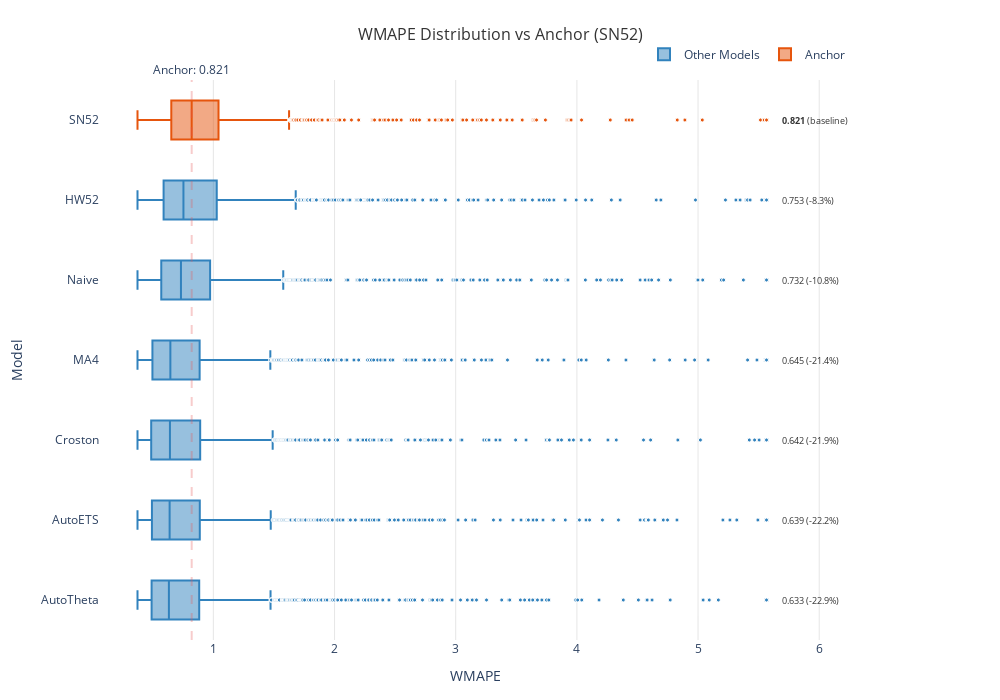

Here is the notebook cell this chart was saved with:
### Code cell
def boxplot_against_anchor(
    df,
    metric: str = "wmape",
    anchor_model: str = "SN52",
    clip_quantiles: Tuple[float, float] = (0.05, 0.95),
    show_points: bool = True,
    show_stats: bool = True,
    figsize: Tuple[int, int] = (900, 600),
    title: Optional[str] = None,
    color_scheme: str = "default",
):
    """
    Create enhanced boxplot comparing models against an anchor.

    Parameters:
    -----------
    df : pd.DataFrame
        DataFrame with columns: model, metric values
    metric : str
        Metric column name to plot
    anchor_model : str
        Model to highlight as anchor/baseline
    clip_quantiles : tuple
        (lower, upper) quantiles for outlier clipping
    show_points : bool
        Whether to overlay individual data points
    show_stats : bool
        Whether to show median values and deltas from anchor
    figsize : tuple
        (width, height) in pixels
    title : str, optional
        Custom title (auto-generated if None)
    color_scheme : str
        'default', 'viridis', or 'red_blue'
    """

    df = df.copy()

    # Create anchor flag
    df["is_anchor"] = df["model"] == anchor_model

    # Clip outliers
    if clip_quantiles:
        lower = df[metric].quantile(clip_quantiles[0])
        upper = df[metric].quantile(clip_quantiles[1])
        df[f"{metric}_clipped"] = df[metric].clip(lower=lower, upper=upper)
        plot_metric = f"{metric}_clipped"
    else:
        plot_metric = metric

    # Calculate statistics for sorting and annotations
    model_stats = df.groupby("model")[plot_metric].agg(["median", "mean", "count"]).reset_index()
    anchor_median = model_stats[model_stats["model"] == anchor_model]["median"].values[0]
    model_stats["delta_from_anchor"] = model_stats["median"] - anchor_median
    model_stats["delta_pct"] = model_stats["delta_from_anchor"] / anchor_median * 100

    # Sort models by median performance (anchor first)
    model_stats = model_stats.sort_values(["model"], key=lambda x: x != anchor_model).sort_values(
        "median"
    )
    model_order = model_stats["model"].tolist()
    df["model"] = pd.Categorical(df["model"], categories=model_order, ordered=True)
    df = df.sort_values("model")

    # Color schemes
    color_schemes = {
        "default": {False: "#4C78A8", True: "#E45756"},
        "viridis": {False: "#440154", True: "#FDE724"},
        "red_blue": {False: "#3182bd", True: "#e6550d"},
    }
    colors = color_schemes.get(color_scheme, color_schemes["default"])

    # Create figure
    fig = go.Figure()

    # Add box plots
    for is_anchor in [False, True]:
        mask = df["is_anchor"] == is_anchor
        if not mask.any():
            continue

        fig.add_trace(
            go.Box(
                y=df.loc[mask, "model"],
                x=df.loc[mask, plot_metric],
                name="Anchor" if is_anchor else "Other Models",
                marker_color=colors[is_anchor],
               # boxmean="sd",  # show mean and std
                orientation="h",
                showlegend=True,
                line=dict(width=2),
                marker=dict(size=4, line=dict(width=1, color="white")) if show_points else None,
                boxpoints="outliers" if show_points else False,
            )
        )

    # Add annotations for deltas
    if show_stats:
        annotations = []
        for _, row in model_stats.iterrows():
            if row["model"] == anchor_model:
                text = f"<b>{row['median']:.3f}</b> (baseline)"
            else:
                delta_sign = "+" if row["delta_from_anchor"] > 0 else ""
                text = f"{row['median']:.3f} ({delta_sign}{row['delta_pct']:.1f}%)"

            annotations.append(
                dict(
                    x=df[df["model"] == row["model"]][plot_metric].max() * 1.02,
                    y=row["model"],
                    text=text,
                    showarrow=False,
                    xanchor="left",
                    font=dict(size=9, color="#333333"),
                )
            )
        fig.update_layout(annotations=annotations)

    # Add vertical line at anchor median
    fig.add_vline(
        x=anchor_median,
        line_dash="dash",
        line_color="rgba(228, 87, 86, 0.3)",
        line_width=2,
        annotation_text=f"Anchor: {anchor_median:.3f}",
        annotation_position="top",
    )

    # Layout
    title_text = title or f"{metric.upper()} Distribution vs Anchor ({anchor_model})"
    fig.update_layout(
        title=dict(text=title_text, x=0.5, xanchor="center", font=dict(size=16, color="#333333")),
        xaxis_title=metric.upper(),
        yaxis_title="Model",
        width=figsize[0],
        height=figsize[1],
        hovermode="closest",
        plot_bgcolor="white",
        paper_bgcolor="white",
        legend=dict(orientation="h", yanchor="bottom", y=1.02, xanchor="right", x=1),
        margin=dict(l=100, r=150, t=80, b=60),
    )

    # Grid styling
    fig.update_xaxes(
        showgrid=True,
        gridwidth=1,
        gridcolor="rgba(128, 128, 128, 0.2)",
        zeroline=True,
        zerolinewidth=2,
        zerolinecolor="rgba(128, 128, 128, 0.3)",
    )
    fig.update_yaxes(showgrid=False)

    # Print summary statistics
    if show_stats:
        print(f"\n{'='*60}")
        print(f"SUMMARY: {metric.upper()} vs {anchor_model}")
        print(f"{'='*60}")
        print(f"{'Model':<15} {'Median':>10} {'Delta':>10} {'Delta %':>10} {'N':>8}")
        print(f"{'-'*60}")
        for _, row in model_stats.iterrows():
            delta_sign = "+" if row["delta_from_anchor"] > 0 else ""
            print(
                f"{row['model']:<15} {row['median']:>10.4f} "
                f"{delta_sign}{row['delta_from_anchor']:>9.4f} "
                f"{delta_sign}{row['delta_pct']:>9.1f}% {int(row['count']):>8}"
            )
        print(f"{'='*60}\n")

    return fig


# With more customization:
fig = boxplot_against_anchor(
    long_score_df,
    metric="wmape",
    anchor_model="SN52",
    clip_quantiles=(0.05, 0.95),  # Less aggressive clipping
    show_points=True,
    show_stats=True,
    color_scheme="red_blue",
    figsize=(1000, 700),
)
fig.show()

### Figure 1 — Plotly figure (JSON) as saved in the notebook; plotly's stock layout.template omitted (floating-point values rounded to 4 significant figures; data arrays with more than 128 entries replaced by an {"elided": "..."} marker saying what was removed)
{"data": [{"boxpoints": "outliers", "line": {"width": 2}, "marker": {"color": "#3182bd", "line": {"color": "white", "width": 1}, "size": 4}, "name": "Other Models", "orientation": "h", "showlegend": true, "type": "box", "x": {"elided": "18294 float values"}, "y": {"elided": "18294 str values"}}, {"boxpoints": "outliers", "line": {"width": 2}, "marker": {"color": "#e6550d", "line": {"color": "white", "width": 1}, "size": 4}, "name": "Anchor", "orientation": "h", "showlegend": true, "type": "box", "x": {"elided": "3049 float values"}, "y": {"elided": "3049 str values"}}], "layout": {"annotations": [{"font": {"color": "#333333", "size": 9}, "showarrow": false, "text": "0.633 (-22.9%)", "x": 5.676, "xanchor": "left", "y": "AutoTheta"}, {"font": {"color": "#333333", "size": 9}, "showarrow": false, "text": "0.639 (-22.2%)", "x": 5.676, "xanchor": "left", "y": "AutoETS"}, {"font": {"color": "#333333", "size": 9}, "showarrow": false, "text": "0.642 (-21.9%)", "x": 5.676, "xanchor": "left", "y": "Croston"}, {"font": {"color": "#333333", "size": 9}, "showarrow": false, "text": "0.645 (-21.4%)", "x": 5.676, "xanchor": "left", "y": "MA4"}, {"font": {"color": "#333333", "size": 9}, "showarrow": false, "text": "0.732 (-10.8%)", "x": 5.676, "xanchor": "left", "y": "Naive"}, {"font": {"color": "#333333", "size": 9}, "showarrow": false, "text": "0.753 (-8.3%)", "x": 5.676, "xanchor": "left", "y": "HW52"}, {"font": {"color": "#333333", "size": 9}, "showarrow": false, "text": "<b>0.821</b> (baseline)", "x": 5.676, "xanchor": "left", "y": "SN52"}, {"showarrow": false, "text": "Anchor: 0.821", "x": 0.821, "xanchor": "center", "xref": "x", "y": 1, "yanchor": "bottom", "yref": "y domain"}], "height": 700, "hovermode": "closest", "legend": {"orientation": "h", "x": 1, "xanchor": "right", "y": 1.02, "yanchor": "bottom"}, "margin": {"b": 60, "l": 100, "r": 150, "t": 80}, "paper_bgcolor": "white", "plot_bgcolor": "white", "shapes": [{"line": {"color": "rgba(228, 87, 86, 0.3)", "dash": "dash", "width": 2}, "type": "line", "x0": 0.821, "x1": 0.821, "xref": "x", "y0": 0, "y1": 1, "yref": "y domain"}], "title": {"font": {"color": "#333333", "size": 16}, "text": "WMAPE Distribution vs Anchor (SN52)", "x": 0.5, "xanchor": "center"}, "width": 1000, "xaxis": {"gridcolor": "rgba(128, 128, 128, 0.2)", "gridwidth": 1, "showgrid": true, "title": {"text": "WMAPE"}, "zeroline": true, "zerolinecolor": "rgba(128, 128, 128, 0.3)", "zerolinewidth": 2}, "yaxis": {"showgrid": false, "title": {"text": "Model"}}}}
